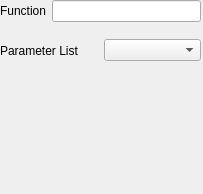
<?xml version="1.0" encoding="UTF-8"?>
<ui version="4.0">
 <class>RuleDataSet</class>
 <widget class="QWidget" name="RuleDataSet">
  <property name="geometry">
   <rect>
    <x>0</x>
    <y>0</y>
    <width>203</width>
    <height>194</height>
   </rect>
  </property>
  <property name="windowTitle">
   <string>Form</string>
  </property>
  <widget class="QWidget" name="formLayoutWidget">
   <property name="geometry">
    <rect>
     <x>0</x>
     <y>0</y>
     <width>201</width>
     <height>31</height>
    </rect>
   </property>
   <layout class="QFormLayout" name="formLayout">
    <property name="fieldGrowthPolicy">
     <enum>QFormLayout::AllNonFixedFieldsGrow</enum>
    </property>
    <item row="0" column="0">
     <widget class="QLabel" name="label">
      <property name="text">
       <string>Function</string>
      </property>
     </widget>
    </item>
    <item row="0" column="1">
     <widget class="QLineEdit" name="lineEdit"/>
    </item>
   </layout>
  </widget>
  <widget class="QWidget" name="horizontalLayoutWidget">
   <property name="geometry">
    <rect>
     <x>0</x>
     <y>30</y>
     <width>201</width>
     <height>41</height>
    </rect>
   </property>
   <layout class="QHBoxLayout" name="horizontalLayout">
    <item>
     <widget class="QLabel" name="label_2">
      <property name="text">
       <string>Parameter List</string>
      </property>
     </widget>
    </item>
    <item>
     <widget class="QComboBox" name="comboBox"/>
    </item>
   </layout>
  </widget>
 </widget>
 <resources/>
 <connections/>
</ui>
